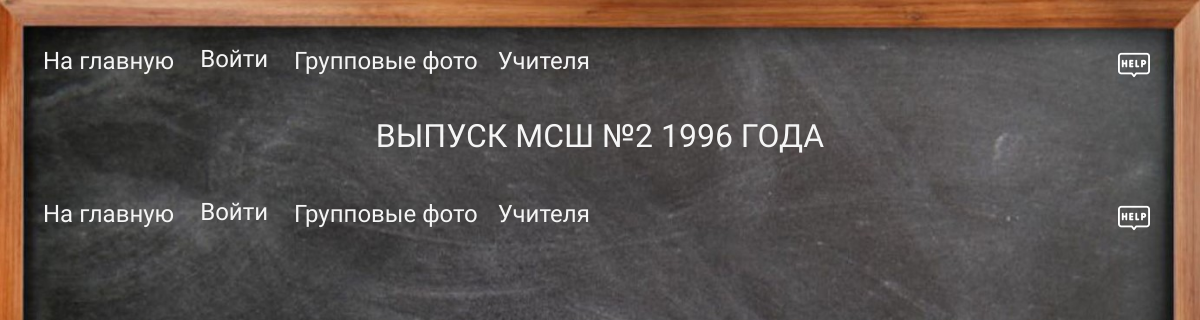
The app's page /mainpage/, older data.
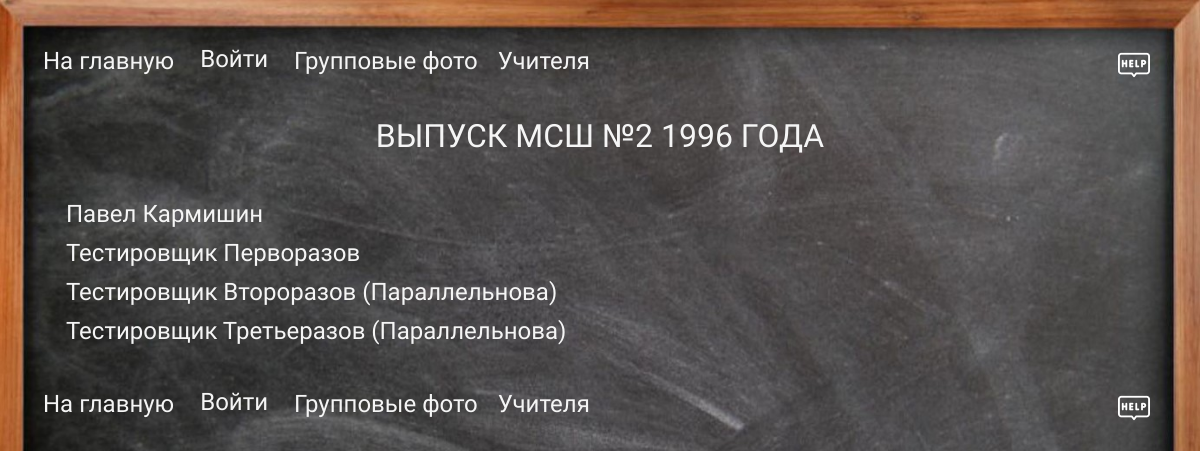
The same page, newer data.
### reunion/models.py (models this page shows, shortened)
class User(AbstractUser):
    maiden_name = models.CharField(max_length=150, blank=True, null=True)
    telegram = models.CharField(max_length=150, blank=True, null=True)
    vk_profile = models.CharField(max_length=150, blank=True, null=True)
    ok_profile = models.CharField(max_length=150, blank=True, null=True)
    username = None  # полностью убираем username
    email = models.EmailField(unique=True)
    picture_young = models.ImageField(upload_to='pictures', blank=True, null=True, default='defaults/default_young.png')
    picture_teenager = models.ImageField(upload_to='pictures', blank=True, null=True, default='defaults/default_teenager.png')
    picture_old = models.ImageField(upload_to='pictures', blank=True, null=True, default='defaults/default_old.png')
    history = models.TextField(blank=True, null=True)
    slug = models.SlugField(db_index=True, default='', null=False)
    USERNAME_FIELD = 'email'
    REQUIRED_FIELDS = []
    groups = models.ManyToManyField(
        'auth.Group',
        related_name='custom_user_set',  # Уникальное имя
        blank=True,
        help_text=(
            'The groups this user belongs to. A user will get all permissions '
            'granted to each of their groups.'
        ),
        verbose_name='groups',
    )
    user_permissions = models.ManyToManyField(
        'auth.Permission',
        related_name='custom_user_set',  # Уникальное имя
        blank=True,
        help_text='Specific permissions for this user.',
        verbose_name='user permissions',
    )
    def get_url(self):
        return reverse('user_info', args=[self.slug])

### reunion/views.py (the view)
# urls.py: path('mainpage/', views.ShowUsersList.as_view(), name='mainpage'),
class ShowUsersList(ListView):
    template_name = 'reunion/manepage.html'
    model = User
    context_object_name = 'users'

### reunion/templates/reunion/manepage.html (shortened to what this page needs)
{% extends 'reunion/base_class.html' %}
{% load static %}
{% block content %}
{% include 'reunion/navigation.html' %}
    <div class="header-container header-container_user-info">
        <h1>
            ВЫПУСК МСШ №2 1996 ГОДА
        </h1>
    </div>
   <div class="users-container">
        <ul>
            {% for user in users %}
                <li>
                    <a href="{{ user.get_url }}">{{ user.first_name }} {{ user.last_name }} {% if user.maiden_name %} ({{ user.maiden_name }}) {% endif %}</a>
                </li>
            {% endfor %}
        </ul>
   </div>
{% include 'reunion/navigation.html' %}
{% endblock %}

### reunion/templates/reunion/base_class.html (shortened to what this page needs)
{% load static %}
<!DOCTYPE html>
<html lang="en">
<head>
    <link rel="stylesheet" href="{% static 'reunion/css/normalize.css' %}">
    <link rel="stylesheet" href="{% static 'reunion/css/reset.css' %}">
    <link rel="stylesheet" href="{% static 'reunion/css/styles_class.css' %}">
</head>
<body>
    {% block content %} {% endblock %}
</body>
</html>

### reunion/templates/reunion/navigation.html (shortened to what this page needs)
{% load static %}
<div class="navigation-container">
        <div class="navigation-container__in">
            <a href="{% url 'mainpage' %}">На главную</a>
            {% if request.user.is_authenticated %}
                <form action="{% url 'logout' %}" method="post">
                    {% csrf_token %}
                    <button type="submit" class="button_white">Выйти</button>
                </form>
            {% else %}
                <form action="{% url 'login' %}" method="post">
                    <button type="submit" class="button_white">Войти</button>
                </form>
            {% endif %}
            <a href="{% url 'group_photos' %}">Групповые фото</a>
            <a href="{% url 'teachers' %}">Учителя</a>
        </div>
        <div class="navigation-container__out">
            <a href={% url 'contacts' %}>
                <div class="user-data__icon">
                    <img class="icon icon-ref" src="{% static 'reunion/img/white_icons/icon-help.png' %}" alt="">
                </div>
        </div>
    </div>

### static/reunion/css/styles_class.css (style rules this page uses)
* { box-sizing: border-box; }
body { background-image: url("../img/blackboard.jpg"); background-attachment: fixed; background-size: cover; background-repeat: no-repeat; margin: 0; padding: 0; font-family: pangolin; }
.header-container { font-size: 2rem; text-align: center; color: whitesmoke; position: relative; }
.header-container_user-info { margin-top: 22px; }
.icon { width: 32px; }
.button_white { padding-top: 0; background: none; font-size: 1.5rem; color: whitesmoke; border: none; position: relative; bottom: 3px; }
.users-container { color: whitesmoke; font-size: 1.5rem; margin-left: 50px; margin-top: 50px; }
.users-container li { margin-top: 15px; }
.users-container li a { text-decoration: none; color: whitesmoke; display: inline-block; }
.navigation-container { margin-top: 49px; margin-left: 43px; margin-right: 50px; display: flex; justify-content: space-between; flex-wrap: wrap; }
.navigation-container__in { display: flex; gap: 20px; flex-wrap: wrap; margin-bottom: 20px; }
.navigation-container__out { display: flex; gap: 20px; }
.navigation-container a { text-decoration: none; color: whitesmoke; display: inline-block; font-size: 1.5rem; }
.users-container a { margin-left: 10px; }

Row changes from the older to the newer data that the page shows:
added User: first_name "Павел", last_name "Кармишин"
added User: first_name "Тестировщик", last_name "Перворазов"
added User: first_name "Тестировщик", last_name "Второразов", maiden_name "Параллельнова"
added User: first_name "Тестировщик", last_name "Третьеразов", maiden_name "Параллельнова"
